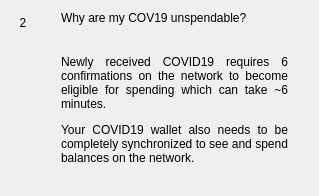
                  <widget class="QWidget" name="widgetFaq2" native="true">
                   <layout class="QHBoxLayout" name="horizontalPage2" stretch="0,1">
                    <item alignment="Qt::AlignTop">
                     <widget class="QLabel" name="labelNumber2">
                      <property name="minimumSize">
                       <size>
                        <width>24</width>
                        <height>24</height>
                       </size>
                      </property>
                      <property name="maximumSize">
                       <size>
                        <width>16777215</width>
                        <height>24</height>
                       </size>
                      </property>
                      <property name="text">
                       <string>2</string>
                      </property>
                      <property name="alignment">
                       <set>Qt::AlignCenter</set>
                      </property>
                     </widget>
                    </item>
                    <item>
                     <layout class="QVBoxLayout" name="verticalLayoutPage2">
                      <property name="spacing">
                       <number>0</number>
                      </property>
                      <property name="leftMargin">
                       <number>20</number>
                      </property>
                      <property name="rightMargin">
                       <number>20</number>
                      </property>
                      <item>
                       <widget class="QLabel" name="labelSubtitle2">
                        <property name="text">
                         <string>Why are my COV19 unspendable?</string>
                        </property>
                        <property name="wordWrap">
                         <bool>true</bool>
                        </property>
                       </widget>
                      </item>
                      <item>
                       <spacer name="verticalSpacer_20">
                        <property name="orientation">
                         <enum>Qt::Vertical</enum>
                        </property>
                        <property name="sizeType">
                         <enum>QSizePolicy::Fixed</enum>
                        </property>
                        <property name="sizeHint" stdset="0">
                         <size>
                          <width>20</width>
                          <height>30</height>
                         </size>
                        </property>
                       </spacer>
                      </item>
                      <item>
                       <widget class="QLabel" name="labelContent2">
                        <property name="text">
                         <string>
                           &lt;html&gt;&lt;head/&gt;&lt;body&gt;&lt;p align=&quot;justify&quot;&gt;
                           Newly received COVID19 requires 6 confirmations on the network
                           to become eligible for spending which can take ~6 minutes.
                           &lt;/p&gt;&lt;p align=&quot;justify&quot;&gt;
                           Your COVID19 wallet also needs to be completely synchronized
                           to see and spend balances on the network.
                           &lt;/p&gt;&lt;/body&gt;&lt;/html&gt;
                         </string>
                        </property>
                        <property name="alignment">
                         <set>Qt::AlignLeading|Qt::AlignLeft|Qt::AlignTop</set>
                        </property>
                        <property name="wordWrap">
                         <bool>true</bool>
                        </property>
                       </widget>
                      </item>
                      <item>
                       <spacer name="verticalSpacer_21">
                        <property name="orientation">
                         <enum>Qt::Vertical</enum>
                        </property>
                        <property name="sizeHint" stdset="0">
                         <size>
                          <width>20</width>
                          <height>20</height>
                         </size>
                        </property>
                       </spacer>
                      </item>
                     </layout>
                    </item>
                   </layout>
                  </widget>
